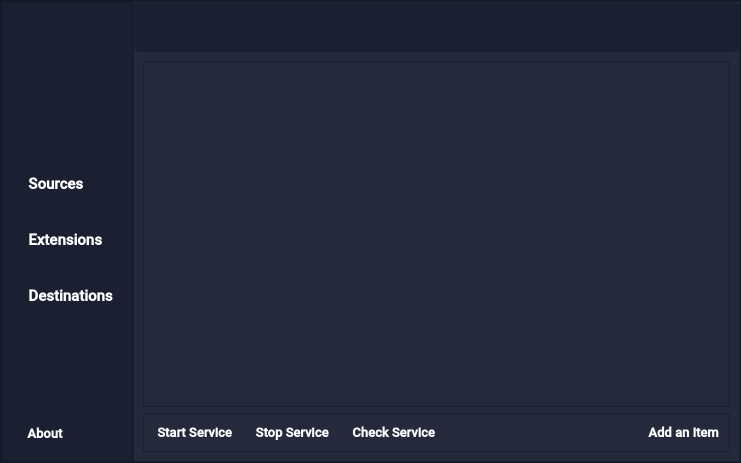
<?xml version="1.0" encoding="UTF-8"?>
<ui version="4.0">
 <class>MainWindow</class>
 <widget class="QMainWindow" name="MainWindow">
  <property name="geometry">
   <rect>
    <x>0</x>
    <y>0</y>
    <width>741</width>
    <height>463</height>
   </rect>
  </property>
  <property name="windowTitle">
   <string>Pathfinder</string>
  </property>
  <property name="windowIcon">
   <iconset>
    <normalon>:/icons/logo.png</normalon>
   </iconset>
  </property>
  <property name="windowOpacity">
   <double>0.999999000000000</double>
  </property>
  <property name="styleSheet">
   <string notr="true">background-color: rgb(26, 32, 50);</string>
  </property>
  <widget class="QWidget" name="centralwidget">
   <layout class="QVBoxLayout" name="verticalLayout">
    <property name="spacing">
     <number>0</number>
    </property>
    <property name="leftMargin">
     <number>0</number>
    </property>
    <property name="topMargin">
     <number>0</number>
    </property>
    <property name="rightMargin">
     <number>0</number>
    </property>
    <property name="bottomMargin">
     <number>0</number>
    </property>
    <item>
     <widget class="QFrame" name="mainFrame">
      <property name="frameShape">
       <enum>QFrame::StyledPanel</enum>
      </property>
      <property name="frameShadow">
       <enum>QFrame::Raised</enum>
      </property>
      <layout class="QHBoxLayout" name="horizontalLayout_2">
       <property name="spacing">
        <number>0</number>
       </property>
       <property name="leftMargin">
        <number>0</number>
       </property>
       <property name="topMargin">
        <number>0</number>
       </property>
       <property name="rightMargin">
        <number>0</number>
       </property>
       <property name="bottomMargin">
        <number>0</number>
       </property>
       <item>
        <widget class="QFrame" name="sidebarFrame">
         <property name="maximumSize">
          <size>
           <width>170</width>
           <height>16777215</height>
          </size>
         </property>
         <property name="styleSheet">
          <string notr="true">background-color: rgb(26, 32, 50);</string>
         </property>
         <property name="frameShape">
          <enum>QFrame::StyledPanel</enum>
         </property>
         <property name="frameShadow">
          <enum>QFrame::Raised</enum>
         </property>
         <layout class="QVBoxLayout" name="verticalLayout_2">
          <item>
           <layout class="QHBoxLayout" name="logoLayout">
            <property name="spacing">
             <number>0</number>
            </property>
            <property name="topMargin">
             <number>20</number>
            </property>
            <property name="bottomMargin">
             <number>20</number>
            </property>
            <item>
             <widget class="QLabel" name="logoLabel">
              <property name="maximumSize">
               <size>
                <width>64</width>
                <height>64</height>
               </size>
              </property>
              <property name="layoutDirection">
               <enum>Qt::LeftToRight</enum>
              </property>
              <property name="text">
               <string/>
              </property>
              <property name="textFormat">
               <enum>Qt::AutoText</enum>
              </property>
              <property name="pixmap">
               <pixmap resource="../assets/resource.qrc">:/icons/logo.png</pixmap>
              </property>
              <property name="scaledContents">
               <bool>true</bool>
              </property>
              <property name="alignment">
               <set>Qt::AlignCenter</set>
              </property>
              <property name="wordWrap">
               <bool>false</bool>
              </property>
             </widget>
            </item>
           </layout>
          </item>
          <item>
           <spacer name="bottomSpacer">
            <property name="orientation">
             <enum>Qt::Vertical</enum>
            </property>
            <property name="sizeHint" stdset="0">
             <size>
              <width>20</width>
              <height>40</height>
             </size>
            </property>
           </spacer>
          </item>
          <item>
           <widget class="QPushButton" name="sourceButton">
            <property name="minimumSize">
             <size>
              <width>0</width>
              <height>50</height>
             </size>
            </property>
            <property name="maximumSize">
             <size>
              <width>16777215</width>
              <height>16777215</height>
             </size>
            </property>
            <property name="font">
             <font>
              <family>Roboto Medium</family>
              <pointsize>11</pointsize>
              <weight>75</weight>
              <bold>true</bold>
             </font>
            </property>
            <property name="toolTip">
             <string>Tracked folders</string>
            </property>
            <property name="toolTipDuration">
             <number>-1</number>
            </property>
            <property name="styleSheet">
             <string notr="true">QPushButton
{
color: rgb(255, 255, 255);
border-radius: 10px;
text-align: left;
padding: 10px;
}

QPushButton:hover
{
color: rgb(255, 255, 255);
border-radius: 10px;
text-align: left;
padding: 10px;
background-color: rgb(36, 42, 59);
}

QPushButton:checked
{
color: rgb(255, 255, 255);
border-radius: 10px;
text-align: left;
padding: 10px;
	background-color: rgb(47, 55, 77);
}
</string>
            </property>
            <property name="text">
             <string>  Sources</string>
            </property>
            <property name="icon">
             <iconset>
              <normalon>:/icons/folder.ico</normalon>
              <activeoff>:/icons/images/folder.ico</activeoff>
             </iconset>
            </property>
            <property name="checkable">
             <bool>true</bool>
            </property>
            <property name="checked">
             <bool>false</bool>
            </property>
            <property name="flat">
             <bool>true</bool>
            </property>
            <property name="color" stdset="0">
             <color>
              <red>26</red>
              <green>32</green>
              <blue>50</blue>
             </color>
            </property>
           </widget>
          </item>
          <item>
           <widget class="QPushButton" name="extButton">
            <property name="minimumSize">
             <size>
              <width>0</width>
              <height>50</height>
             </size>
            </property>
            <property name="font">
             <font>
              <family>Roboto Medium</family>
              <pointsize>11</pointsize>
              <weight>75</weight>
              <bold>true</bold>
             </font>
            </property>
            <property name="toolTip">
             <string>Tracked file extensions</string>
            </property>
            <property name="layoutDirection">
             <enum>Qt::LeftToRight</enum>
            </property>
            <property name="styleSheet">
             <string notr="true">QPushButton
{
color: rgb(255, 255, 255);
border-radius: 10px;
text-align: left;
padding: 10px;
}

QPushButton:hover
{
color: rgb(255, 255, 255);
border-radius: 10px;
text-align: left;
padding: 10px;
background-color: rgb(36, 42, 59);
}

QPushButton:checked
{
color: rgb(255, 255, 255);
border-radius: 10px;
text-align: left;
padding: 10px;
background-color: rgb(47, 55, 77);
}</string>
            </property>
            <property name="text">
             <string>  Extensions</string>
            </property>
            <property name="icon">
             <iconset>
              <normalon>:/icons/puzzle.ico</normalon>
              <activeoff>:/icons/images/puzzle.ico</activeoff>
             </iconset>
            </property>
            <property name="checkable">
             <bool>true</bool>
            </property>
            <property name="flat">
             <bool>true</bool>
            </property>
           </widget>
          </item>
          <item>
           <widget class="QPushButton" name="destButton">
            <property name="minimumSize">
             <size>
              <width>0</width>
              <height>50</height>
             </size>
            </property>
            <property name="font">
             <font>
              <family>Roboto Medium</family>
              <pointsize>11</pointsize>
              <weight>75</weight>
              <bold>true</bold>
             </font>
            </property>
            <property name="toolTip">
             <string>New file locations</string>
            </property>
            <property name="styleSheet">
             <string notr="true">QPushButton
{
color: rgb(255, 255, 255);
border-radius: 10px;
text-align: left;
padding: 10px;
}

QPushButton:hover
{
color: rgb(255, 255, 255);
border-radius: 10px;
text-align: left;
padding: 10px;
background-color: rgb(36, 42, 59);
}

QPushButton:checked
{
color: rgb(255, 255, 255);
border-radius: 10px;
text-align: left;
padding: 10px;
background-color: rgb(47, 55, 77);
}</string>
            </property>
            <property name="text">
             <string>  Destinations</string>
            </property>
            <property name="icon">
             <iconset>
              <normalon>:/icons/travel.ico</normalon>
              <activeoff>:/icons/images/travel.ico</activeoff>
             </iconset>
            </property>
            <property name="checkable">
             <bool>true</bool>
            </property>
            <property name="flat">
             <bool>true</bool>
            </property>
            <property name="color" stdset="0">
             <color>
              <red>26</red>
              <green>32</green>
              <blue>50</blue>
             </color>
            </property>
           </widget>
          </item>
          <item>
           <spacer name="upperSpacer">
            <property name="orientation">
             <enum>Qt::Vertical</enum>
            </property>
            <property name="sizeType">
             <enum>QSizePolicy::Expanding</enum>
            </property>
            <property name="sizeHint" stdset="0">
             <size>
              <width>20</width>
              <height>40</height>
             </size>
            </property>
           </spacer>
          </item>
          <item>
           <widget class="QPushButton" name="infoButton">
            <property name="minimumSize">
             <size>
              <width>0</width>
              <height>30</height>
             </size>
            </property>
            <property name="palette">
             <palette>
              <active>
               <colorrole role="WindowText">
                <brush brushstyle="SolidPattern">
                 <color alpha="255">
                  <red>255</red>
                  <green>255</green>
                  <blue>255</blue>
                 </color>
                </brush>
               </colorrole>
               <colorrole role="Button">
                <brush brushstyle="SolidPattern">
                 <color alpha="255">
                  <red>26</red>
                  <green>32</green>
                  <blue>50</blue>
                 </color>
                </brush>
               </colorrole>
               <colorrole role="Text">
                <brush brushstyle="SolidPattern">
                 <color alpha="255">
                  <red>255</red>
                  <green>255</green>
                  <blue>255</blue>
                 </color>
                </brush>
               </colorrole>
               <colorrole role="ButtonText">
                <brush brushstyle="SolidPattern">
                 <color alpha="255">
                  <red>255</red>
                  <green>255</green>
                  <blue>255</blue>
                 </color>
                </brush>
               </colorrole>
               <colorrole role="Base">
                <brush brushstyle="SolidPattern">
                 <color alpha="255">
                  <red>26</red>
                  <green>32</green>
                  <blue>50</blue>
                 </color>
                </brush>
               </colorrole>
               <colorrole role="Window">
                <brush brushstyle="SolidPattern">
                 <color alpha="255">
                  <red>26</red>
                  <green>32</green>
                  <blue>50</blue>
                 </color>
                </brush>
               </colorrole>
              </active>
              <inactive>
               <colorrole role="WindowText">
                <brush brushstyle="SolidPattern">
                 <color alpha="255">
                  <red>255</red>
                  <green>255</green>
                  <blue>255</blue>
                 </color>
                </brush>
               </colorrole>
               <colorrole role="Button">
                <brush brushstyle="SolidPattern">
                 <color alpha="255">
                  <red>26</red>
                  <green>32</green>
                  <blue>50</blue>
                 </color>
                </brush>
               </colorrole>
               <colorrole role="Text">
                <brush brushstyle="SolidPattern">
                 <color alpha="255">
                  <red>255</red>
                  <green>255</green>
                  <blue>255</blue>
                 </color>
                </brush>
               </colorrole>
               <colorrole role="ButtonText">
                <brush brushstyle="SolidPattern">
                 <color alpha="255">
                  <red>255</red>
                  <green>255</green>
                  <blue>255</blue>
                 </color>
                </brush>
               </colorrole>
               <colorrole role="Base">
                <brush brushstyle="SolidPattern">
                 <color alpha="255">
                  <red>26</red>
                  <green>32</green>
                  <blue>50</blue>
                 </color>
                </brush>
               </colorrole>
               <colorrole role="Window">
                <brush brushstyle="SolidPattern">
                 <color alpha="255">
                  <red>26</red>
                  <green>32</green>
                  <blue>50</blue>
                 </color>
                </brush>
               </colorrole>
              </inactive>
              <disabled>
               <colorrole role="WindowText">
                <brush brushstyle="SolidPattern">
                 <color alpha="255">
                  <red>255</red>
                  <green>255</green>
                  <blue>255</blue>
                 </color>
                </brush>
               </colorrole>
               <colorrole role="Button">
                <brush brushstyle="SolidPattern">
                 <color alpha="255">
                  <red>26</red>
                  <green>32</green>
                  <blue>50</blue>
                 </color>
                </brush>
               </colorrole>
               <colorrole role="Text">
                <brush brushstyle="SolidPattern">
                 <color alpha="255">
                  <red>255</red>
                  <green>255</green>
                  <blue>255</blue>
                 </color>
                </brush>
               </colorrole>
               <colorrole role="ButtonText">
                <brush brushstyle="SolidPattern">
                 <color alpha="255">
                  <red>255</red>
                  <green>255</green>
                  <blue>255</blue>
                 </color>
                </brush>
               </colorrole>
               <colorrole role="Base">
                <brush brushstyle="SolidPattern">
                 <color alpha="255">
                  <red>26</red>
                  <green>32</green>
                  <blue>50</blue>
                 </color>
                </brush>
               </colorrole>
               <colorrole role="Window">
                <brush brushstyle="SolidPattern">
                 <color alpha="255">
                  <red>26</red>
                  <green>32</green>
                  <blue>50</blue>
                 </color>
                </brush>
               </colorrole>
              </disabled>
             </palette>
            </property>
            <property name="font">
             <font>
              <family>Roboto Medium</family>
              <pointsize>10</pointsize>
              <weight>75</weight>
              <bold>true</bold>
             </font>
            </property>
            <property name="toolTip">
             <string>Program info</string>
            </property>
            <property name="styleSheet">
             <string notr="true">QPushButton
{
color: rgb(255, 255, 255);
border-radius: 10px;
text-align: left;
padding: 10px;
}

QPushButton:hover
{
color: rgb(255, 255, 255);
border-radius: 10px;
text-align: left;
padding: 10px;
background-color: rgb(36, 42, 59);
}

QPushButton:checked
{
color: rgb(255, 255, 255);
border-radius: 10px;
text-align: left;
padding: 10px;
background-color: rgb(47, 55, 77);
}</string>
            </property>
            <property name="text">
             <string>  About</string>
            </property>
            <property name="icon">
             <iconset>
              <normalon>:/icons/info.ico</normalon>
              <activeoff>:/icons/images/info.ico</activeoff>
             </iconset>
            </property>
            <property name="checkable">
             <bool>true</bool>
            </property>
            <property name="autoDefault">
             <bool>false</bool>
            </property>
            <property name="default">
             <bool>false</bool>
            </property>
            <property name="flat">
             <bool>true</bool>
            </property>
           </widget>
          </item>
         </layout>
        </widget>
       </item>
       <item>
        <widget class="QFrame" name="contentFrame">
         <property name="styleSheet">
          <string notr="true">background-color: rgb(36, 42, 59);</string>
         </property>
         <property name="frameShape">
          <enum>QFrame::StyledPanel</enum>
         </property>
         <property name="frameShadow">
          <enum>QFrame::Raised</enum>
         </property>
         <layout class="QVBoxLayout" name="verticalLayout_6">
          <property name="spacing">
           <number>0</number>
          </property>
          <property name="leftMargin">
           <number>0</number>
          </property>
          <property name="topMargin">
           <number>0</number>
          </property>
          <property name="rightMargin">
           <number>0</number>
          </property>
          <property name="bottomMargin">
           <number>0</number>
          </property>
          <item>
           <widget class="QFrame" name="descriptionFrame">
            <property name="minimumSize">
             <size>
              <width>0</width>
              <height>50</height>
             </size>
            </property>
            <property name="autoFillBackground">
             <bool>false</bool>
            </property>
            <property name="styleSheet">
             <string notr="true">background-color: rgb(26, 32, 50);
border-radius: 5px;
</string>
            </property>
            <property name="frameShape">
             <enum>QFrame::StyledPanel</enum>
            </property>
            <property name="frameShadow">
             <enum>QFrame::Raised</enum>
            </property>
            <widget class="QLabel" name="descriptionLabel">
             <property name="geometry">
              <rect>
               <x>0</x>
               <y>0</y>
               <width>571</width>
               <height>50</height>
              </rect>
             </property>
             <property name="minimumSize">
              <size>
               <width>0</width>
               <height>50</height>
              </size>
             </property>
             <property name="maximumSize">
              <size>
               <width>16777215</width>
               <height>50</height>
              </size>
             </property>
             <property name="font">
              <font>
               <family>Roboto Medium</family>
               <pointsize>10</pointsize>
               <weight>75</weight>
               <bold>true</bold>
               <underline>false</underline>
               <strikeout>false</strikeout>
               <stylestrategy>PreferDefault</stylestrategy>
               <kerning>true</kerning>
              </font>
             </property>
             <property name="autoFillBackground">
              <bool>false</bool>
             </property>
             <property name="styleSheet">
              <string notr="true">QLabel
{
color: rgb(255, 255, 255);
border-radius: 10px;
text-align: left;
padding-left: 15px;
}</string>
             </property>
             <property name="text">
              <string/>
             </property>
             <property name="textFormat">
              <enum>Qt::AutoText</enum>
             </property>
             <property name="scaledContents">
              <bool>false</bool>
             </property>
             <property name="alignment">
              <set>Qt::AlignCenter</set>
             </property>
             <property name="wordWrap">
              <bool>true</bool>
             </property>
             <property name="textInteractionFlags">
              <set>Qt::LinksAccessibleByKeyboard|Qt::LinksAccessibleByMouse</set>
             </property>
            </widget>
           </widget>
          </item>
          <item>
           <layout class="QVBoxLayout" name="contentLayout">
            <property name="spacing">
             <number>6</number>
            </property>
            <property name="leftMargin">
             <number>9</number>
            </property>
            <property name="topMargin">
             <number>9</number>
            </property>
            <property name="rightMargin">
             <number>9</number>
            </property>
            <property name="bottomMargin">
             <number>9</number>
            </property>
            <item>
             <widget class="QFrame" name="scrollFrame">
              <property name="styleSheet">
               <string notr="true">QScrollBar:horizontal
    {
        height: 15px;
        margin: 3px 15px 3px 15px;
        border: 1px transparent #2A2929;
        border-radius: 4px;
        background-color: rgb(26, 32, 50);
    }

    QScrollBar::handle:horizontal
    {
       background-color: qlineargradient(spread:pad, x1:0.954545, y1:0, x2:0, y2:1, stop:0 rgba(39, 180, 255, 255), stop:1 rgba(44, 227, 255, 255));
        min-width: 5px;
        border-radius: 4px;
    }

    QScrollBar::add-line:horizontal
    {
        margin: 0px 3px 0px 3px;
        border-image: url(:/qss_icons/rc/right_arrow_disabled.png);
        width: 10px;
        height: 10px;
        subcontrol-position: right;
        subcontrol-origin: margin;
    }

    QScrollBar::sub-line:horizontal
    {
        margin: 0px 3px 0px 3px;
        border-image: url(:/qss_icons/rc/left_arrow_disabled.png);
        height: 10px;
        width: 10px;
        subcontrol-position: left;
        subcontrol-origin: margin;
    }

    QScrollBar::add-line:horizontal:hover,QScrollBar::add-line:horizontal:on
    {
        border-image: url(:/qss_icons/rc/right_arrow.png);
        height: 10px;
        width: 10px;
        subcontrol-position: right;
        subcontrol-origin: margin;
    }


    QScrollBar::sub-line:horizontal:hover, QScrollBar::sub-line:horizontal:on
    {
        border-image: url(:/qss_icons/rc/left_arrow.png);
        height: 10px;
        width: 10px;
        subcontrol-position: left;
        subcontrol-origin: margin;
    }

    QScrollBar::up-arrow:horizontal, QScrollBar::down-arrow:horizontal
    {
        background: none;
    }


    QScrollBar::add-page:horizontal, QScrollBar::sub-page:horizontal
    {
        background: none;
    }

    QScrollBar:vertical
    {
        background-color: rgb(26, 32, 50);
        width: 15px;
        margin: 15px 3px 15px 3px;
        border: 1px transparent #2A2929;
        border-radius: 4px;
    }

    QScrollBar::handle:vertical
    {
        background-color: qlineargradient(spread:pad, x1:0.954545, y1:0, x2:0, y2:1, stop:0 rgba(39, 180, 255, 255), stop:1 rgba(44, 227, 255, 255));
        min-height: 5px;
        border-radius: 4px;
    }

    QScrollBar::sub-line:vertical
    {
        margin: 3px 0px 3px 0px;
        border-image: url(:/qss_icons/rc/up_arrow_disabled.png);
        height: 10px;
        width: 10px;
        subcontrol-position: top;
        subcontrol-origin: margin;
    }

    QScrollBar::add-line:vertical
    {
        margin: 3px 0px 3px 0px;
        border-image: url(:/qss_icons/rc/down_arrow_disabled.png);
        height: 10px;
        width: 10px;
        subcontrol-position: bottom;
        subcontrol-origin: margin;
    }

    QScrollBar::sub-line:vertical:hover,QScrollBar::sub-line:vertical:on
    {
        border-image: url(:/qss_icons/rc/up_arrow.png);
        height: 10px;
        width: 10px;
        subcontrol-position: top;
        subcontrol-origin: margin;
    }

    QScrollBar::add-line:vertical:hover, QScrollBar::add-line:vertical:on
    {
        border-image: url(:/qss_icons/rc/down_arrow.png);
        height: 10px;
        width: 10px;
        subcontrol-position: bottom;
        subcontrol-origin: margin;
    }

    QScrollBar::up-arrow:vertical, QScrollBar::down-arrow:vertical
    {
        background: none;
    }

    QScrollBar::add-page:vertical, QScrollBar::sub-page:vertical
    {
        background: none;
    }</string>
              </property>
              <property name="frameShape">
               <enum>QFrame::StyledPanel</enum>
              </property>
              <property name="frameShadow">
               <enum>QFrame::Raised</enum>
              </property>
              <layout class="QVBoxLayout" name="verticalLayout_4">
               <property name="spacing">
                <number>0</number>
               </property>
               <property name="leftMargin">
                <number>0</number>
               </property>
               <property name="topMargin">
                <number>0</number>
               </property>
               <property name="rightMargin">
                <number>0</number>
               </property>
               <property name="bottomMargin">
                <number>0</number>
               </property>
               <item>
                <widget class="QScrollArea" name="scrollArea">
                 <property name="minimumSize">
                  <size>
                   <width>0</width>
                   <height>0</height>
                  </size>
                 </property>
                 <property name="focusPolicy">
                  <enum>Qt::NoFocus</enum>
                 </property>
                 <property name="styleSheet">
                  <string notr="true"/>
                 </property>
                 <property name="frameShape">
                  <enum>QFrame::NoFrame</enum>
                 </property>
                 <property name="frameShadow">
                  <enum>QFrame::Plain</enum>
                 </property>
                 <property name="verticalScrollBarPolicy">
                  <enum>Qt::ScrollBarAsNeeded</enum>
                 </property>
                 <property name="horizontalScrollBarPolicy">
                  <enum>Qt::ScrollBarAsNeeded</enum>
                 </property>
                 <property name="sizeAdjustPolicy">
                  <enum>QAbstractScrollArea::AdjustIgnored</enum>
                 </property>
                 <property name="widgetResizable">
                  <bool>true</bool>
                 </property>
                 <widget class="QWidget" name="scrollAreaContent">
                  <property name="geometry">
                   <rect>
                    <x>0</x>
                    <y>0</y>
                    <width>550</width>
                    <height>345</height>
                   </rect>
                  </property>
                  <property name="minimumSize">
                   <size>
                    <width>0</width>
                    <height>0</height>
                   </size>
                  </property>
                 </widget>
                </widget>
               </item>
              </layout>
             </widget>
            </item>
            <item>
             <widget class="QFrame" name="buttonFrame">
              <property name="styleSheet">
               <string notr="true"/>
              </property>
              <property name="frameShape">
               <enum>QFrame::StyledPanel</enum>
              </property>
              <property name="frameShadow">
               <enum>QFrame::Raised</enum>
              </property>
              <layout class="QHBoxLayout" name="horizontalLayout_3">
               <property name="spacing">
                <number>0</number>
               </property>
               <property name="leftMargin">
                <number>0</number>
               </property>
               <property name="topMargin">
                <number>0</number>
               </property>
               <property name="rightMargin">
                <number>0</number>
               </property>
               <property name="bottomMargin">
                <number>0</number>
               </property>
               <item>
                <widget class="QPushButton" name="startButton">
                 <property name="font">
                  <font>
                   <family>Roboto Medium</family>
                   <pointsize>10</pointsize>
                   <weight>75</weight>
                   <bold>true</bold>
                  </font>
                 </property>
                 <property name="styleSheet">
                  <string notr="true">QPushButton
{
color: rgb(255, 255, 255);
border-radius: 5px;
text-align: center;
padding: 10px;
}

QPushButton:hover
{
color:rgb(255, 255, 255);
border-radius: 5px;
text-align: center;
padding: 10px;
background-color: rgb(26, 32, 50);
}

QPushButton:disabled
{
color: rgb(142, 142, 142);
border-radius: 5px;
text-align: center;
padding: 10px;
}</string>
                 </property>
                 <property name="text">
                  <string> Start Service</string>
                 </property>
                 <property name="icon">
                  <iconset>
                   <normalon>:/icons/play-button.ico</normalon>
                  </iconset>
                 </property>
                </widget>
               </item>
               <item>
                <widget class="QPushButton" name="stopButton">
                 <property name="font">
                  <font>
                   <family>Roboto Medium</family>
                   <pointsize>10</pointsize>
                   <weight>75</weight>
                   <bold>true</bold>
                  </font>
                 </property>
                 <property name="styleSheet">
                  <string notr="true">QPushButton
{
color: rgb(255, 255, 255);
border-radius: 5px;
text-align: center;
padding: 10px;
}

QPushButton:hover
{
color:rgb(255, 255, 255);
border-radius: 5px;
text-align: center;
padding: 10px;
background-color: rgb(26, 32, 50);
}

QPushButton:disabled
{
color: rgb(142, 142, 142);
border-radius: 5px;
text-align: center;
padding: 10px;
}</string>
                 </property>
                 <property name="text">
                  <string> Stop Service</string>
                 </property>
                 <property name="icon">
                  <iconset>
                   <normalon>:/icons/stop-button.ico</normalon>
                  </iconset>
                 </property>
                </widget>
               </item>
               <item>
                <widget class="QPushButton" name="checkButton">
                 <property name="font">
                  <font>
                   <family>Roboto Medium</family>
                   <pointsize>10</pointsize>
                   <weight>75</weight>
                   <bold>true</bold>
                  </font>
                 </property>
                 <property name="styleSheet">
                  <string notr="true">QPushButton
{
color: rgb(255, 255, 255);
border-radius: 5px;
text-align: center;
padding: 10px;
}

QPushButton:hover
{
color:rgb(255, 255, 255);
border-radius: 5px;
text-align: center;
padding: 10px;
background-color: rgb(26, 32, 50);
}

QPushButton:disabled
{
color: rgb(142, 142, 142);
border-radius: 5px;
text-align: center;
padding: 10px;
}</string>
                 </property>
                 <property name="text">
                  <string> Check Service</string>
                 </property>
                 <property name="icon">
                  <iconset>
                   <normalon>:/icons/loupe.ico</normalon>
                  </iconset>
                 </property>
                </widget>
               </item>
               <item>
                <spacer name="horizontalSpacer">
                 <property name="orientation">
                  <enum>Qt::Horizontal</enum>
                 </property>
                 <property name="sizeHint" stdset="0">
                  <size>
                   <width>40</width>
                   <height>20</height>
                  </size>
                 </property>
                </spacer>
               </item>
               <item>
                <widget class="QPushButton" name="addButton">
                 <property name="minimumSize">
                  <size>
                   <width>0</width>
                   <height>30</height>
                  </size>
                 </property>
                 <property name="maximumSize">
                  <size>
                   <width>16777215</width>
                   <height>16777215</height>
                  </size>
                 </property>
                 <property name="font">
                  <font>
                   <family>Roboto Medium</family>
                   <pointsize>10</pointsize>
                   <weight>75</weight>
                   <bold>true</bold>
                  </font>
                 </property>
                 <property name="toolTipDuration">
                  <number>-1</number>
                 </property>
                 <property name="layoutDirection">
                  <enum>Qt::LeftToRight</enum>
                 </property>
                 <property name="styleSheet">
                  <string notr="true">QPushButton
{
color: rgb(255, 255, 255);
border-radius: 5px;
text-align: center;
padding: 10px;
}

QPushButton:hover
{
color:rgb(255, 255, 255);
border-radius: 5px;
text-align: center;
padding: 10px;
background-color: rgb(26, 32, 50);
}

QPushButton:disabled
{
color: rgb(142, 142, 142);
border-radius: 5px;
text-align: center;
padding: 10px;
}</string>
                 </property>
                 <property name="text">
                  <string> Add an Item</string>
                 </property>
                 <property name="icon">
                  <iconset>
                   <normalon>:/icons/plus.ico</normalon>
                   <activeoff>:/icons/images/plus.ico</activeoff>
                  </iconset>
                 </property>
                </widget>
               </item>
              </layout>
             </widget>
            </item>
           </layout>
          </item>
         </layout>
        </widget>
       </item>
      </layout>
     </widget>
    </item>
   </layout>
  </widget>
 </widget>
 <tabstops>
  <tabstop>sourceButton</tabstop>
  <tabstop>extButton</tabstop>
  <tabstop>destButton</tabstop>
  <tabstop>infoButton</tabstop>
 </tabstops>
 <resources>
  <include location="../assets/resource.qrc"/>
 </resources>
 <connections/>
</ui>
